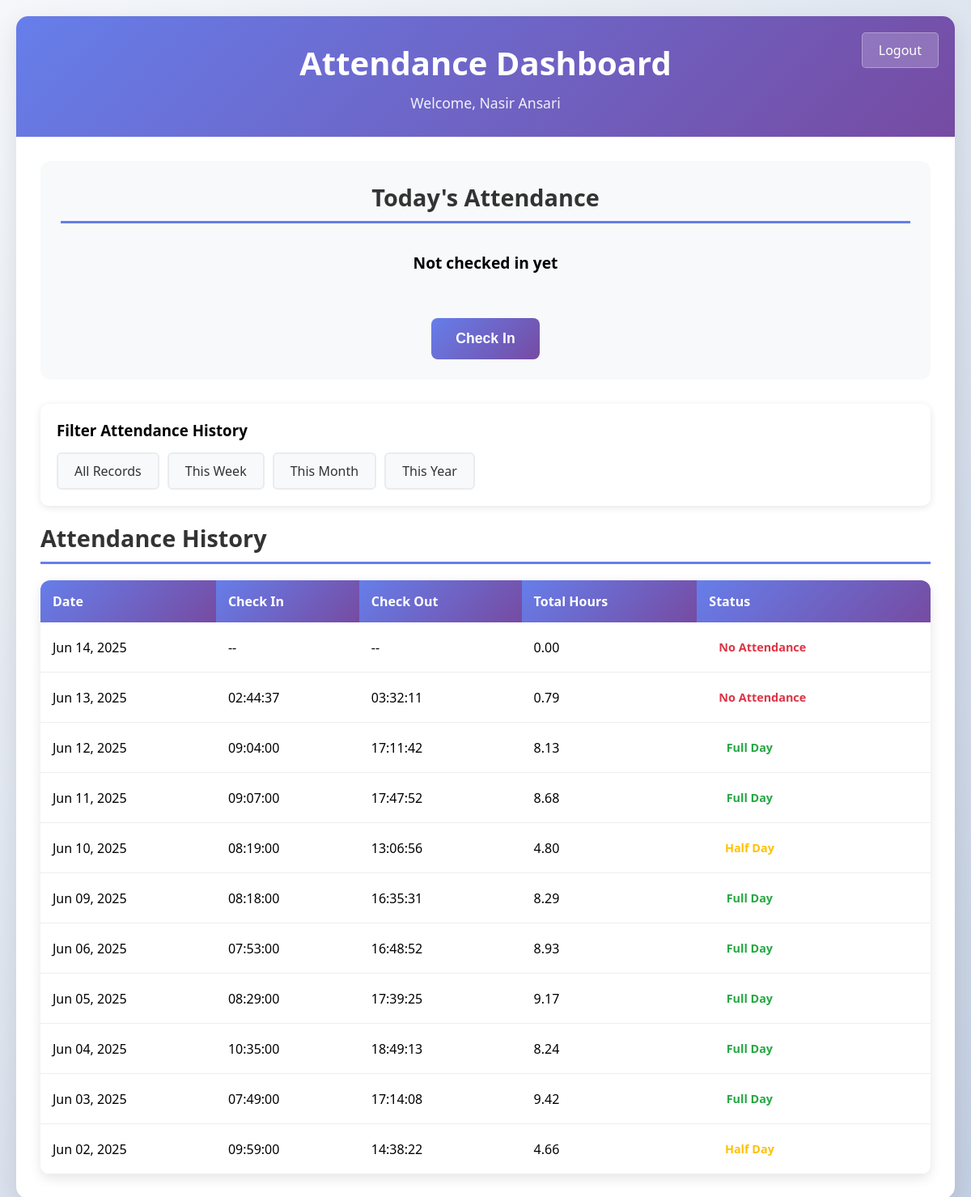
Page /attendance/dashboard/?filter=month (signed in) on the committed database.
### attendance/models.py (models this page shows, shortened)
class AttendanceRecord(models.Model):
    ATTENDANCE_STATUS_CHOICES = [
        ('full_day', 'Full Day'),
        ('half_day', 'Half Day'),
        ('no_attendance', 'No Attendance'),
    ]
    user = models.ForeignKey(User, on_delete=models.CASCADE)
    date = models.DateField(default=timezone.now)
    check_in_time = models.DateTimeField(null=True, blank=True)
    check_out_time = models.DateTimeField(null=True, blank=True)
    total_hours = models.FloatField(default=0.0)
    attendance_status = models.CharField(
        max_length=20,
        choices=ATTENDANCE_STATUS_CHOICES,
        default='no_attendance'
    )
    class Meta:
        unique_together = ('user', 'date')
        ordering = ['-date', '-check_in_time']

### attendance/views.py (the view)
# urls.py: path('dashboard/', views.dashboard, name='dashboard'),
@login_required
def dashboard(request):
    today = timezone.now().date()
    attendance_record, created = AttendanceRecord.objects.get_or_create(
        user=request.user,
        date=today,
        defaults={'check_in_time': None, 'check_out_time': None}
    )
    filter_type = request.GET.get('filter', 'all')
    attendance_queryset = AttendanceRecord.objects.filter(user=request.user)
    if filter_type == 'week':
        start_of_week = today - timedelta(days=today.weekday())
        end_of_week = start_of_week + timedelta(days=6)
        attendance_history = attendance_queryset.filter(
            date__range=[start_of_week, end_of_week]
        )
    elif filter_type == 'month':
        attendance_history = attendance_queryset.filter(
            date__year=today.year,
            date__month=today.month
        )
    elif filter_type == 'year':
        attendance_history = attendance_queryset.filter(
            date__year=today.year
        )
    else:
        attendance_history = attendance_queryset
    attendance_history = attendance_history.order_by('-date', '-check_in_time')
    context = {
        'today_record': attendance_record,
        'attendance_history': attendance_history,
        'is_checked_in': attendance_record.check_in_time is not None and attendance_record.check_out_time is None,
    }
    return render(request, 'attendance/dashboard.html', context)

### templates/attendance/dashboard.html (shortened to what this page needs)
<!DOCTYPE html>
<html lang="en">
<head>
</head>
<body>
    <div class="container">
        <div class="header" style="position: relative;">
            <a href="/accounts/login/" class="logout-btn">Logout</a>
            <h1>Attendance Dashboard</h1>
            <div class="user-info">Welcome, {% if user.first_name and user.last_name %}{{ user.first_name }} {{ user.last_name }}{% else %}{{ user.username }}{% endif %}</div>
        </div>
        <div class="content">
            <div class="check-in-section">
                <h2 class="section-title">Today's Attendance</h2>
                <div id="status-display" class="status-display">
                    {% if today_record.check_in_time and not today_record.check_out_time %}
                    <div class="status-checked-in">✓ Checked In at {{ today_record.check_in_time|time:"H:i:s" }}</div>
                    {% elif today_record.check_out_time %}
                    <div class="status-checked-out">✓ Checked Out at {{ today_record.check_out_time|time:"H:i:s" }}
                    </div>
                    {% else %}
                    <div>Not checked in yet</div>
                    {% endif %}
                </div>
                <div style="margin-top: 20px;">
                    {% if not today_record.check_in_time %}
                    <button id="check-in-btn" class="btn btn-primary">Check In</button>
                    {% elif not today_record.check_out_time %}
                    <button id="check-out-btn" class="btn btn-danger">Check Out</button>
                    {% else %}
                    <p style="color: #28a745; font-weight: 600;">Attendance completed for today!</p>
                    {% endif %}
                </div>
            </div>
            <div class="filter-section" style="margin-bottom: 20px;">
    <h3 style="margin-bottom: 15px;">Filter Attendance History</h3>
    <div class="filter-buttons">
        <a href="?filter=all" class="filter-btn {% if current_filter == 'all' %}active{% endif %}">
            All Records
        </a>
        <a href="?filter=week" class="filter-btn {% if current_filter == 'week' %}active{% endif %}">
            This Week
        </a>
        <a href="?filter=month" class="filter-btn {% if current_filter == 'month' %}active{% endif %}">
            This Month
        </a>
        <a href="?filter=year" class="filter-btn {% if current_filter == 'year' %}active{% endif %}">
            This Year
        </a>
    </div>
</div>
            <div>
                <h2 class="section-title">Attendance History</h2>
                <table class="attendance-table">
                    <thead>
                        <tr>
                            <th>Date</th>
                            <th>Check In</th>
                            <th>Check Out</th>
                            <th>Total Hours</th>
                            <th>Status</th>
                        </tr>
                    </thead>
                    <tbody>
                        {% for record in attendance_history %}
                        <tr>
                            <td>{{ record.date|date:"M d, Y" }}</td>
                            <td>{{ record.check_in_time|time:"H:i:s"|default:"--" }}</td>
                            <td>{{ record.check_out_time|time:"H:i:s"|default:"--" }}</td>
                            <td>{{ record.total_hours|floatformat:2 }}</td>
                            <td>
                                <span class="status-badge status-{{ record.attendance_status }}">
                                    {{ record.get_attendance_status_display }}
                                </span>
                            </td>
                        </tr>
                        {% empty %}
                        <tr>
                            <td colspan="5" style="text-align: center; color: #666;">No attendance records found</td>
                        </tr>
                        {% endfor %}
                    </tbody>
                </table>
            </div>
        </div>
    </div>
</body>
</html>

### templates/attendance/dashboard.html (style rules this page uses)
* { margin: 0; padding: 0; box-sizing: border-box; }
body { font-family: 'Segoe UI', Tahoma, Geneva, Verdana, sans-serif; background: linear-gradient(135deg, #f5f7fa 0%, #c3cfe2 100%); min-height: 100vh; padding: 20px; }
.container { max-width: 1200px; margin: 0 auto; background: white; border-radius: 15px; box-shadow: 0 10px 30px rgba(0, 0, 0, 0.1); overflow: hidden; }
.header { background: linear-gradient(135deg, #667eea 0%, #764ba2 100%); color: white; padding: 30px; text-align: center; }
.header h1 { font-size: 2.5em; margin-bottom: 10px; }
.user-info { font-size: 1.1em; opacity: 0.9; }
.content { padding: 30px; }
.check-in-section { background: #f8f9fa; border-radius: 12px; padding: 25px; margin-bottom: 30px; text-align: center; }
.status-display { font-size: 1.2em; margin-bottom: 20px; padding: 15px; border-radius: 8px; font-weight: 600; }
.btn { padding: 15px 30px; font-size: 1.1em; border: none; border-radius: 8px; cursor: pointer; transition: all 0.3s ease; margin: 0 10px; font-weight: 600; }
.btn-primary { background: linear-gradient(135deg, #667eea 0%, #764ba2 100%); color: white; }
.attendance-table { width: 100%; border-collapse: collapse; margin-top: 20px; background: white; border-radius: 12px; overflow: hidden; box-shadow: 0 5px 15px rgba(0, 0, 0, 0.1); }
.attendance-table th { background: linear-gradient(135deg, #667eea 0%, #764ba2 100%); color: white; padding: 15px; text-align: left; font-weight: 600; }
.attendance-table td { padding: 15px; border-bottom: 1px solid #eee; }
.status-badge { padding: 6px 12px; border-radius: 20px; font-size: 0.9em; font-weight: 600; text-align: center; display: inline-block; min-width: 100px; background: transparent; }
.section-title { font-size: 1.8em; margin-bottom: 20px; color: #333; border-bottom: 3px solid #667eea; padding-bottom: 10px; }
.logout-btn { position: absolute; top: 20px; right: 20px; background: rgba(255, 255, 255, 0.2); color: white; border: 1px solid rgba(255, 255, 255, 0.3); padding: 10px 20px; border-radius: 5px; text-decoration: none; transition: all 0.3s ease; }
.status-full_day { color: #28a745 !important; }
.status-half_day { color: #ffc107 !important; }
.status-no_attendance { color: #dc3545 !important; }
.filter-section { background: white; padding: 20px; border-radius: 10px; box-shadow: 0 2px 10px rgba(0,0,0,0.1); }
.filter-buttons { display: flex; gap: 10px; flex-wrap: wrap; }
.filter-btn { padding: 10px 20px; background: #f8f9fa; color: #333; text-decoration: none; border-radius: 6px; border: 2px solid #e9ecef; font-weight: 500; transition: all 0.3s ease; }

### rows in the picture
AttendanceRecord: date "Jun 14, 2025", check_in_time "--", check_out_time "--", total_hours "0.00", attendance_status "No Attendance"
AttendanceRecord: date "Jun 13, 2025", check_in_time "02:44:37", check_out_time "03:32:11", total_hours "0.79", attendance_status "No Attendance"
AttendanceRecord: date "Jun 12, 2025", check_in_time "09:04:00", check_out_time "17:11:42", total_hours "8.13", attendance_status "Full Day"
AttendanceRecord: date "Jun 11, 2025", check_in_time "09:07:00", check_out_time "17:47:52", total_hours "8.68", attendance_status "Full Day"
AttendanceRecord: date "Jun 10, 2025", check_in_time "08:19:00", check_out_time "13:06:56", total_hours "4.80", attendance_status "Half Day"
AttendanceRecord: date "Jun 09, 2025", check_in_time "08:18:00", check_out_time "16:35:31", total_hours "8.29", attendance_status "Full Day"
AttendanceRecord: date "Jun 06, 2025", check_in_time "07:53:00", check_out_time "16:48:52", total_hours "8.93", attendance_status "Full Day"
AttendanceRecord: date "Jun 05, 2025", check_in_time "08:29:00", check_out_time "17:39:25", total_hours "9.17", attendance_status "Full Day"
AttendanceRecord: date "Jun 04, 2025", check_in_time "10:35:00", check_out_time "18:49:13", total_hours "8.24", attendance_status "Full Day"
AttendanceRecord: date "Jun 03, 2025", check_in_time "07:49:00", check_out_time "17:14:08", total_hours "9.42", attendance_status "Full Day"
AttendanceRecord: date "Jun 02, 2025", check_in_time "09:59:00", check_out_time "14:38:22", total_hours "4.66", attendance_status "Half Day"

### other values in the picture
{{ user.first_name }} "Nasir"
{{ user.last_name }} "Ansari"
